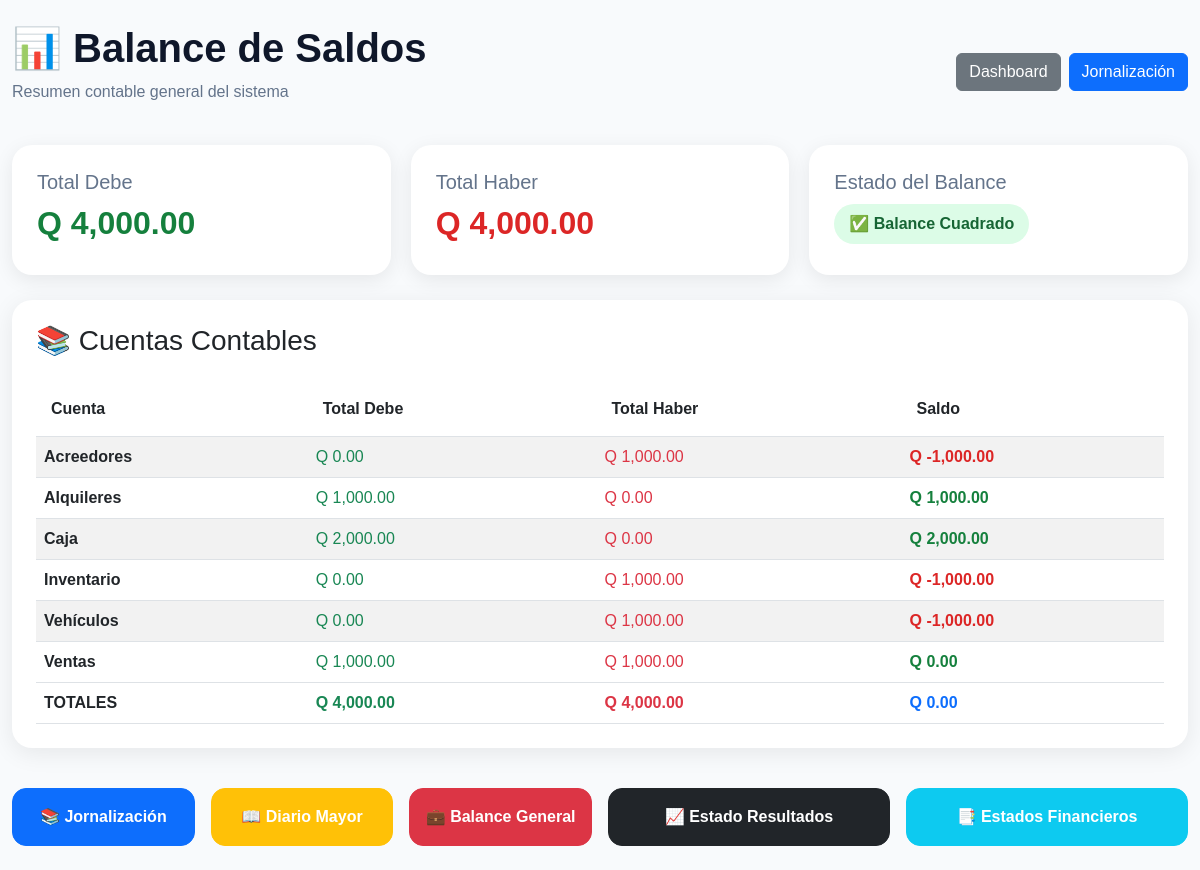
The page /balance (signed in) on the database its author committed.
### tables this page shows
CREATE TABLE jornalizacion (
        id INTEGER PRIMARY KEY AUTOINCREMENT,
        fecha TEXT,
        cuenta TEXT,
        debe REAL DEFAULT 0,
        haber REAL DEFAULT 0,
        descripcion TEXT,
        numero_partida INTEGER
    );

### app.py (the view)
@app.route("/balance")
def vista_balance_saldos():
    if "user" not in session: return redirect("/")
    datos = obtener_balance_saldos()
    return render_template("balance_saldos.html", datos=datos)

### app.py (called while the page is built)
def conectar():
    conn = sqlite3.connect("database.db")
    conn.row_factory = sqlite3.Row
    return conn

def obtener_balance_saldos():
    conn = conectar()
    cursor = conn.cursor()
    cursor.execute("""
        SELECT cuenta, SUM(debe), SUM(haber)
        FROM jornalizacion
        GROUP BY cuenta
        ORDER BY cuenta
    """)
    filas = cursor.fetchall()
    conn.close()
    datos = []
    for fila in filas:
        cuenta = fila[0]
        debe = fila[1] or 0
        haber = fila[2] or 0
        saldo = debe - haber
        datos.append({"cuenta": cuenta, "debe": debe, "haber": haber, "saldo": saldo})
    return datos

### templates/balance_saldos.html (shortened to what this page needs)
<!DOCTYPE html>
<html lang="es">
<head>
    <link href="https://cdn.jsdelivr.net/npm/bootstrap@5.3.0/dist/css/bootstrap.min.css" rel="stylesheet">
</head>
<body>
<div class="container py-4 contenedor">
    {% set total_debe = datos | sum(attribute='debe') %}
    {% set total_haber = datos | sum(attribute='haber') %}
    {% set diferencia = total_debe - total_haber %}
    <div class="topbar">
        <div>
            <h1 class="titulo">📊 Balance de Saldos</h1>
            <p class="subtitulo">
                Resumen contable general del sistema
            </p>
        </div>
        <div class="d-flex gap-2 flex-wrap">
            <a href="/dashboard" class="btn btn-secondary">
                Dashboard
            </a>
            <a href="/jornalizacion" class="btn btn-primary">
                Jornalización
            </a>
        </div>
    </div>
    <div class="resumen">
        <div class="card-resumen">
            <h5>Total Debe</h5>
            <h2 class="debe">
                Q {{ "{:,.2f}".format(total_debe) }}
            </h2>
        </div>
        <div class="card-resumen">
            <h5>Total Haber</h5>
            <h2 class="haber">
                Q {{ "{:,.2f}".format(total_haber) }}
            </h2>
        </div>
        <div class="card-resumen">
            <h5>Estado del Balance</h5>
            {% if diferencia == 0 %}
                <div class="estado-ok">
                    ✅ Balance Cuadrado
                </div>
            {% else %}
                <div class="estado-error">
                    ❌ Diferencia:
                    Q {{ "{:,.2f}".format(diferencia) }}
                </div>
            {% endif %}
        </div>
    </div>
    <div class="card-balance p-4">
        <h3 class="mb-4">📚 Cuentas Contables</h3>
        {% if datos %}
        <div class="table-responsive">
            <table class="table table-hover table-striped align-middle">
                <thead>
                    <tr>
                        <th>Cuenta</th>
                        <th>Total Debe</th>
                        <th>Total Haber</th>
                        <th>Saldo</th>
                    </tr>
                </thead>
                <tbody>
                    {% for fila in datos %}
                    <tr>
                        <td>
                            <strong>{{ fila.cuenta }}</strong>
                        </td>
                        <td class="text-success">
                            Q {{ "{:,.2f}".format(fila.debe) }}
                        </td>
                        <td class="text-danger">
                            Q {{ "{:,.2f}".format(fila.haber) }}
                        </td>
                        <td>
                            {% if fila.saldo >= 0 %}
                                <span class="saldo-positivo">
                                    Q {{ "{:,.2f}".format(fila.saldo) }}
                                </span>
                            {% else %}
                                <span class="saldo-negativo">
                                    Q {{ "{:,.2f}".format(fila.saldo) }}
                                </span>
                            {% endif %}
                        </td>
                    </tr>
                    {% endfor %}
                </tbody>
                <tfoot>
                    <tr>
                        <td>TOTALES</td>
                        <td class="text-success">
                            Q {{ "{:,.2f}".format(total_debe) }}
                        </td>
                        <td class="text-danger">
                            Q {{ "{:,.2f}".format(total_haber) }}
                        </td>
                        <td class="text-primary">
                            Q {{ "{:,.2f}".format(diferencia) }}
                        </td>
                    </tr>
                </tfoot>
            </table>
        </div>
        {% else %}
        <div class="alert alert-warning text-center">
            No existen registros contables todavía.
        </div>
        {% endif %}
    </div>
    <div class="row g-3 mt-4">
        <div class="col-md-2">
            <a href="/jornalizacion"
            class="btn btn-primary w-100 btn-acceso py-3">
                📚 Jornalización
            </a>
        </div>
        <div class="col-md-2">
            <a href="/diario_mayor"
            class="btn btn-warning text-white w-100 btn-acceso py-3">
                📖 Diario Mayor
            </a>
        </div>
        <div class="col-md-2">
            <a href="/balance_general"
            class="btn btn-danger w-100 btn-acceso py-3">
                💼 Balance General
            </a>
        </div>
        <div class="col-md-3">
            <a href="/estado_resultados"
            class="btn btn-dark w-100 btn-acceso py-3">
                📈 Estado Resultados
            </a>
        </div>
        <div class="col-md-3">
            <a href="/estados_financieros"
            class="btn btn-info text-white w-100 btn-acceso py-3">
                📑 Estados Financieros
            </a>
        </div>
    </div>
</div>
</body>
</html>

### templates/balance_saldos.html (style rules this page uses)
body { background:#f8fafc; font-family:Arial, Helvetica, sans-serif; }
.contenedor { max-width:1300px; margin:auto; }
.card-balance { border:none; border-radius:20px; box-shadow:0 5px 25px rgba(0,0,0,.08); background:white; }
.titulo { font-weight:bold; color:#0f172a; }
.subtitulo { color:#64748b; }
thead { background:#2563eb; color:white; }
thead th { padding:15px !important; }
.saldo-positivo { color:#15803d; font-weight:bold; }
.saldo-negativo { color:#dc2626; font-weight:bold; }
.topbar { display:flex; justify-content:space-between; align-items:center; margin-bottom:25px; flex-wrap:wrap; gap:15px; }
.resumen { display:grid; grid-template-columns:repeat(auto-fit,minmax(250px,1fr)); gap:20px; margin-bottom:25px; }
.card-resumen { background:white; border-radius:20px; padding:25px; box-shadow:0 5px 20px rgba(0,0,0,.08); }
.card-resumen h5 { color:#64748b; margin-bottom:10px; }
.card-resumen h2 { font-weight:bold; }
.debe { color:#15803d; }
.haber { color:#dc2626; }
.estado-ok { background:#dcfce7; color:#166534; padding:8px 15px; border-radius:50px; font-weight:bold; display:inline-block; }
.btn-acceso { border-radius:14px; font-weight:bold; }
tfoot { background:#f8fafc; font-weight:bold; }
.table { margin-bottom:0; }

### rows shown on the page
jornalizacion: cuenta "Acreedores", debe "0.00", haber "1,000.00", saldo "-1,000.00"
jornalizacion: cuenta "Alquileres", debe "1,000.00", haber "0.00", saldo "1,000.00"
jornalizacion: cuenta "Inventario", debe "0.00", haber "1,000.00", saldo "-1,000.00"
jornalizacion: cuenta "Vehículos", debe "0.00", haber "1,000.00", saldo "-1,000.00"

### other values the page prints
{{ "{:,.2f}".format(total_debe) }} "4,000.00"
{{ "{:,.2f}".format(total_haber) }} "4,000.00"
{{ fila.cuenta }} "Caja" "Ventas"
{{ "{:,.2f}".format(fila.debe) }} "2,000.00" "1,000.00"
{{ "{:,.2f}".format(fila.haber) }} "0.00" "1,000.00"
{{ "{:,.2f}".format(fila.saldo) }} "2,000.00" "0.00"
{{ "{:,.2f}".format(diferencia) }} "0.00"
